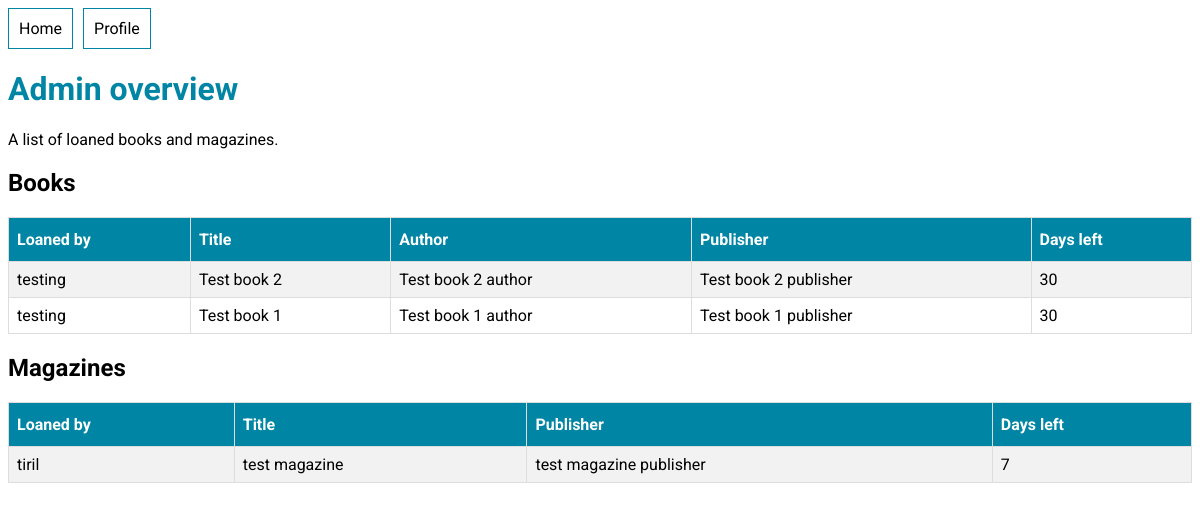
The page /user/admin/ (signed in) on the database as committed earlier.
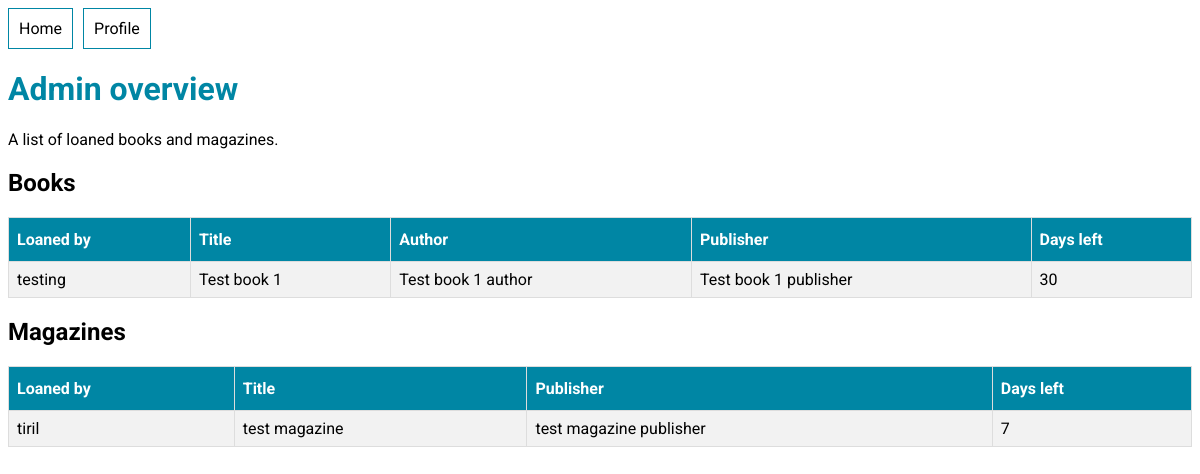
The same page on the database as committed later.
### library_app/models.py (models this page shows, shortened)
class BookLoan(models.Model):
    user = models.ForeignKey(User, on_delete=models.CASCADE)
    book = models.ForeignKey(Book, on_delete=models.CASCADE)
    loaned_timestamp = models.DateTimeField(auto_now_add=True)
    returned_timestamp = models.DateTimeField(null=True)
    def daysLeft(self):
        date_to_return = self.loaned_timestamp + \
        timedelta(days=loan_days_limit['book'])
        days_left = (date_to_return - self.loaned_timestamp).days
        return days_left

class Book(models.Model):
    title = models.CharField(max_length=200)
    author = models.CharField(max_length=200)
    publisher = models.CharField(max_length=200)
    is_available = models.BooleanField(default=True)

class MagazineLoan(models.Model):
    user = models.ForeignKey(User, on_delete=models.CASCADE)
    magazine = models.ForeignKey(Magazine, on_delete=models.CASCADE)
    loaned_timestamp = models.DateTimeField(auto_now_add=True)
    returned_timestamp = models.DateTimeField(null=True)
    def daysLeft(self):
        date_to_return = self.loaned_timestamp + \
        timedelta(days=loan_days_limit['magazine'])
        days_left = (date_to_return - self.loaned_timestamp).days
        return days_left

class Magazine(models.Model):
    title = models.CharField(max_length=200)
    publisher = models.CharField(max_length=200)
    is_available = models.BooleanField(default=True)

### user_app/views.py (the view)
# urls.py: path('admin/', admin.site.urls),
@login_required
def admin(request):
    context = {}
    user = request.user
    bookloans = BookLoan.objects.filter(returned_timestamp__isnull=True).order_by("loaned_timestamp")
    magazineloans = MagazineLoan.objects.filter(returned_timestamp__isnull=True).order_by("loaned_timestamp")
    context = {"bookloans": bookloans, "magazineloans": magazineloans}
    return render(request, "user_app/admin.html", context)

### templates/user_app/admin.html (shortened to what this page needs)
{% extends "base.html" %}
{% block content %}
<div>
  <h1>Admin overview</h1>
  <p>A list of loaned books and magazines.</p>
  <div>
    <h2>Books</h2>
    {% if bookloans.count %}
      <table>
        <tr>
          <th>Loaned by</th>
          <th>Title</th>
          <th>Author</th>
          <th>Publisher</th>
          <th>Days left</th>
        </tr>
        {% for bookloan in bookloans %}
        <tr>
          <td>{{bookloan.user.username}}</td>
          <td>{{bookloan.book.title}}</td>
          <td>{{bookloan.book.author}}</td>
          <td>{{bookloan.book.publisher}}</td>
          <td>{{bookloan.daysLeft}} </td>
        </tr>
        {% endfor %}
      </table>
    {% else %}
      <p>No books to return.</p>
    {% endif %}
    <h2>Magazines</h2>
    {% if magazineloans.count %}
      <table>
        <tr>
          <th>Loaned by</th>
          <th>Title</th>
          <th>Publisher</th>
          <th>Days left</th>
        </tr>
        {% for magazineloan in magazineloans %}
        <tr>
          <td>{{magazineloan.user.username}}</td>
          <td>{{magazineloan.magazine.title}}</td>
          <td>{{magazineloan.magazine.publisher}}</td>
          <td>{{magazineloan.daysLeft}} </td>
        </tr>
        {% endfor %}
      </table>
    {% else %}
      <p>No magazines to return.</p>
    {% endif %}
  </div>
</div>
{% endblock content %}

Rows that differ between the two databases and show on the page:
no longer on this page (row edited): BookLoan: user.username "testing", book "Test book 2", book.author "Test book 2 author", book.publisher "Test book 2 publisher", daysLeft "30"
